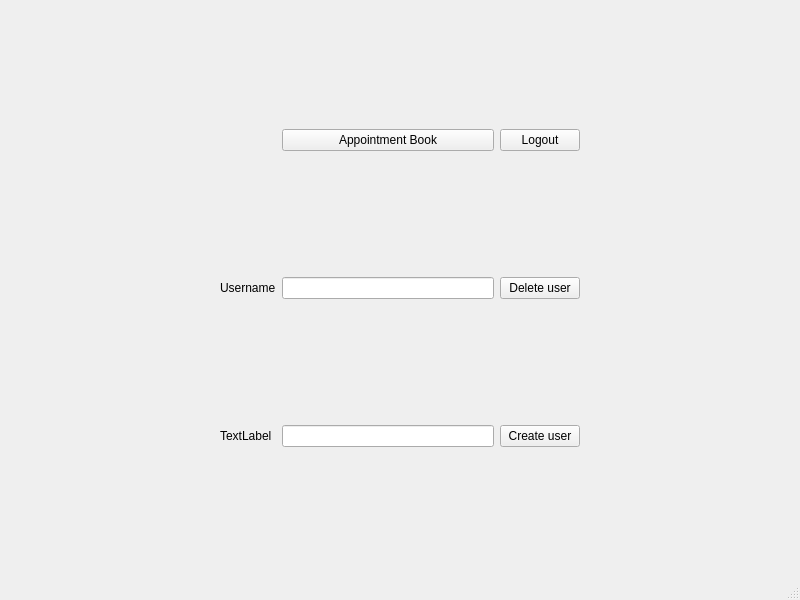
<?xml version="1.0" encoding="UTF-8"?>
<ui version="4.0">
 <class>MainWindow</class>
 <widget class="QMainWindow" name="MainWindow">
  <property name="geometry">
   <rect>
    <x>0</x>
    <y>0</y>
    <width>800</width>
    <height>600</height>
   </rect>
  </property>
  <property name="windowTitle">
   <string>MainWindow</string>
  </property>
  <widget class="QWidget" name="centralwidget">
   <layout class="QGridLayout" name="gridLayout">
    <item row="2" column="3">
     <widget class="QPushButton" name="CreateUserButton">
      <property name="text">
       <string>Create user</string>
      </property>
     </widget>
    </item>
    <item row="1" column="1">
     <widget class="QLabel" name="label">
      <property name="text">
       <string>Username</string>
      </property>
     </widget>
    </item>
    <item row="0" column="3">
     <widget class="QPushButton" name="LogoutButton">
      <property name="text">
       <string>Logout</string>
      </property>
     </widget>
    </item>
    <item row="1" column="3">
     <widget class="QPushButton" name="DeleteUserButton">
      <property name="text">
       <string>Delete user</string>
      </property>
     </widget>
    </item>
    <item row="1" column="2">
     <widget class="QLineEdit" name="UserEdit"/>
    </item>
    <item row="1" column="4">
     <spacer name="horizontalSpacer">
      <property name="orientation">
       <enum>Qt::Orientation::Horizontal</enum>
      </property>
      <property name="sizeHint" stdset="0">
       <size>
        <width>40</width>
        <height>20</height>
       </size>
      </property>
     </spacer>
    </item>
    <item row="1" column="0">
     <spacer name="horizontalSpacer_2">
      <property name="orientation">
       <enum>Qt::Orientation::Horizontal</enum>
      </property>
      <property name="sizeHint" stdset="0">
       <size>
        <width>40</width>
        <height>20</height>
       </size>
      </property>
     </spacer>
    </item>
    <item row="2" column="1">
     <widget class="QLabel" name="label_2">
      <property name="text">
       <string>TextLabel</string>
      </property>
     </widget>
    </item>
    <item row="2" column="2">
     <widget class="QLineEdit" name="PasswordEdit">
      <property name="echoMode">
       <enum>QLineEdit::EchoMode::Password</enum>
      </property>
     </widget>
    </item>
    <item row="0" column="2">
     <widget class="QPushButton" name="AppointmentButton">
      <property name="text">
       <string>Appointment Book</string>
      </property>
     </widget>
    </item>
   </layout>
  </widget>
  <widget class="QMenuBar" name="menubar">
   <property name="geometry">
    <rect>
     <x>0</x>
     <y>0</y>
     <width>800</width>
     <height>19</height>
    </rect>
   </property>
  </widget>
  <widget class="QStatusBar" name="statusbar"/>
 </widget>
 <resources/>
 <connections/>
</ui>
